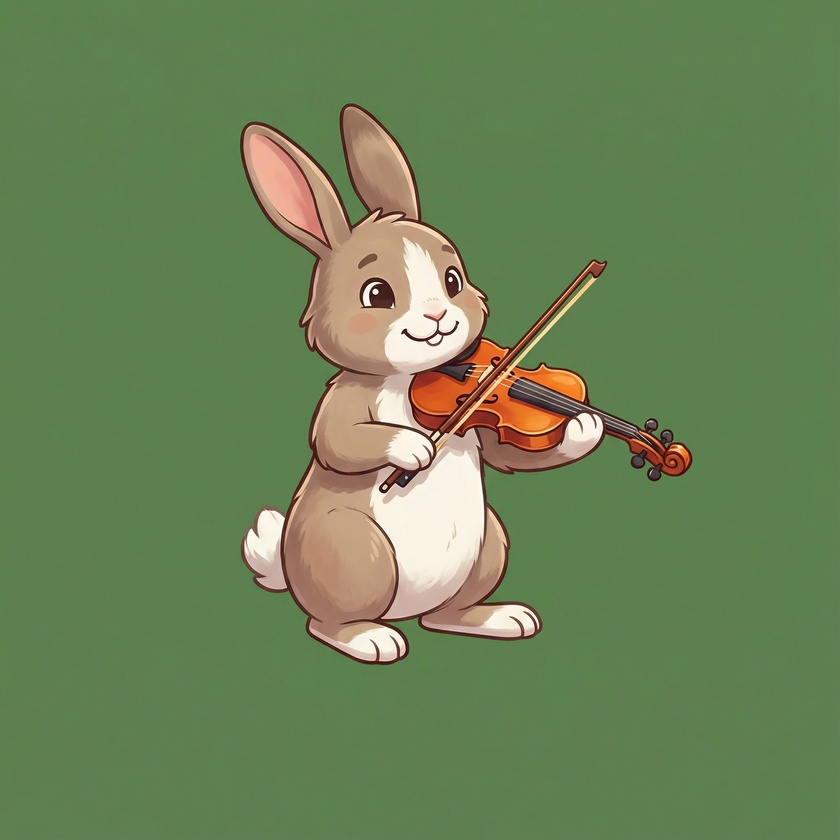
#> input picture Generated Image December 15, 2025 - 6_01AM.jpeg, 840 x 840 px, shrunk from 2048 x 2048 before the run, given in place of ge_kxjrvnkxjrvnkxjr-ea89c400-b3c3-4bd2-9f21-9a914455af89.png, which was not available
$ python extract_assets_v2.py
#> lines starting #> are read from the running program, lines starting #| are printed output that depends on the picture; after the words box and inside, x2 and y2 are one past the last pixel; in counts of white or black regions, pixels touching at a corner belong together; pictures that were not available may be replaced by others from this repository, and a replacement may not be noted

import cv2
import numpy as np
import os

image_path = "/Users/cnowlin/.cursor/projects/Users-cnowlin-Developer-Musically-Nowlin-Games/assets/Gemini_Generated_Image_kxjrvnkxjrvnkxjr-ea89c400-b3c3-4bd2-9f21-9a914455af89.png"
base_dir = "/Users/cnowlin/Developer/Musically-Nowlin-Games/client/src/assets/aoc"

# Load image
img = cv2.imread(image_path)
#> img is the input picture: shape (840, 840, 3); mean B, G, R 87, 131, 107.2
if img is None:
    print("Error loading image")
    exit(1)

# Background removal
bg_color = img[0, 0]
#> bg_color = [78, 131, 92]
lower_bound = np.maximum(bg_color - 20, 0)
#> lower_bound = [58, 111, 72]
upper_bound = np.minimum(bg_color + 20, 255)
#> upper_bound = [98, 151, 112]
mask = cv2.inRange(img, lower_bound, upper_bound)
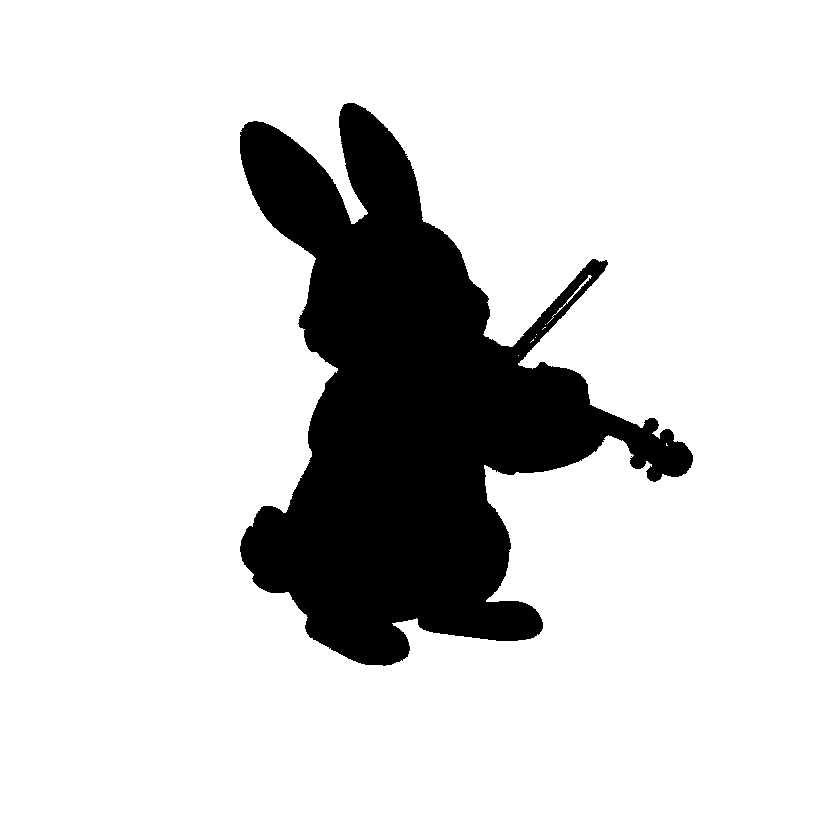
#> mask: shape (840, 840); 84% white; 1 black region, box (x1, y1, x2, y2) and area: (240, 103, 693, 666) 113171
alpha_mask = cv2.bitwise_not(mask)
kernel = np.ones((3,3), np.uint8)
alpha_mask = cv2.morphologyEx(alpha_mask, cv2.MORPH_OPEN, kernel)
#> alpha_mask: shape (840, 840); 16% white; 1 white region
b, g, r = cv2.split(img)
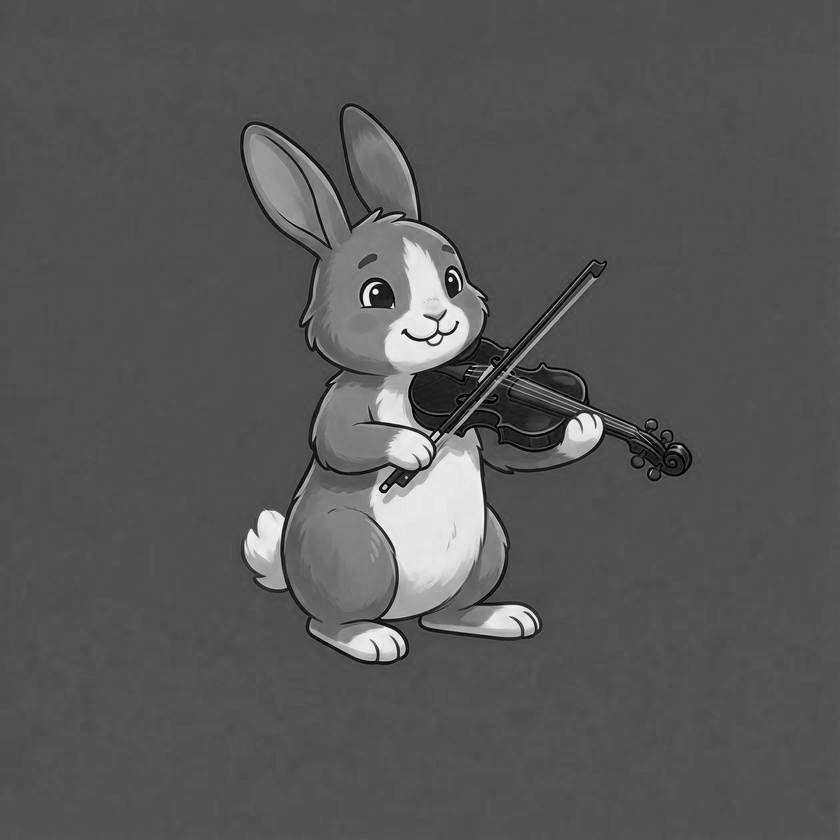
#> b: shape (840, 840); min 0, max 247, mean 87
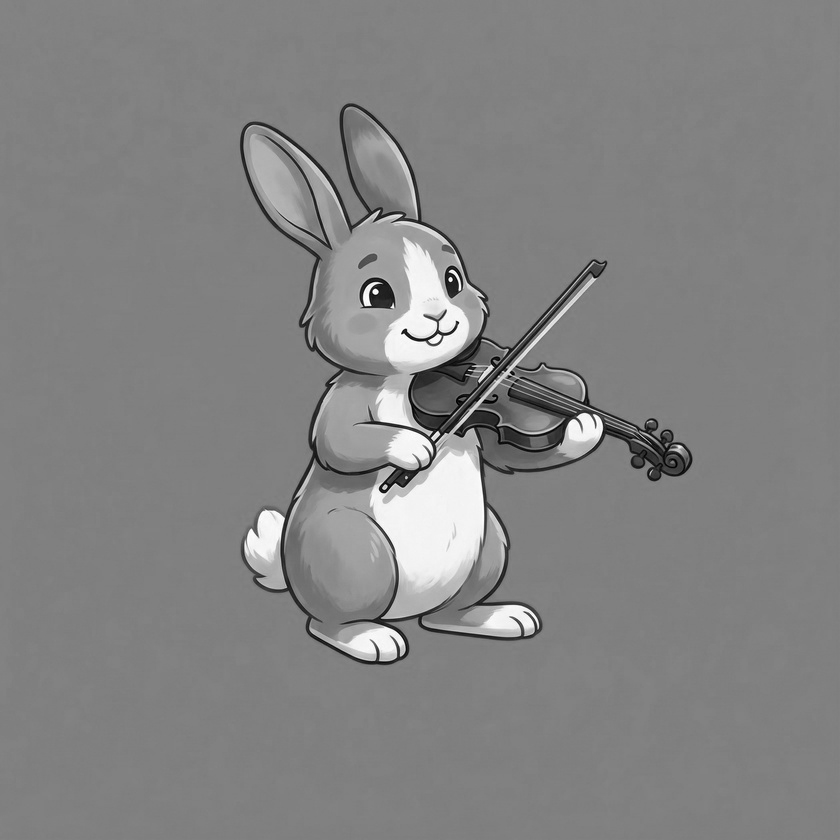
#> g: shape (840, 840); min 0, max 255, mean 131
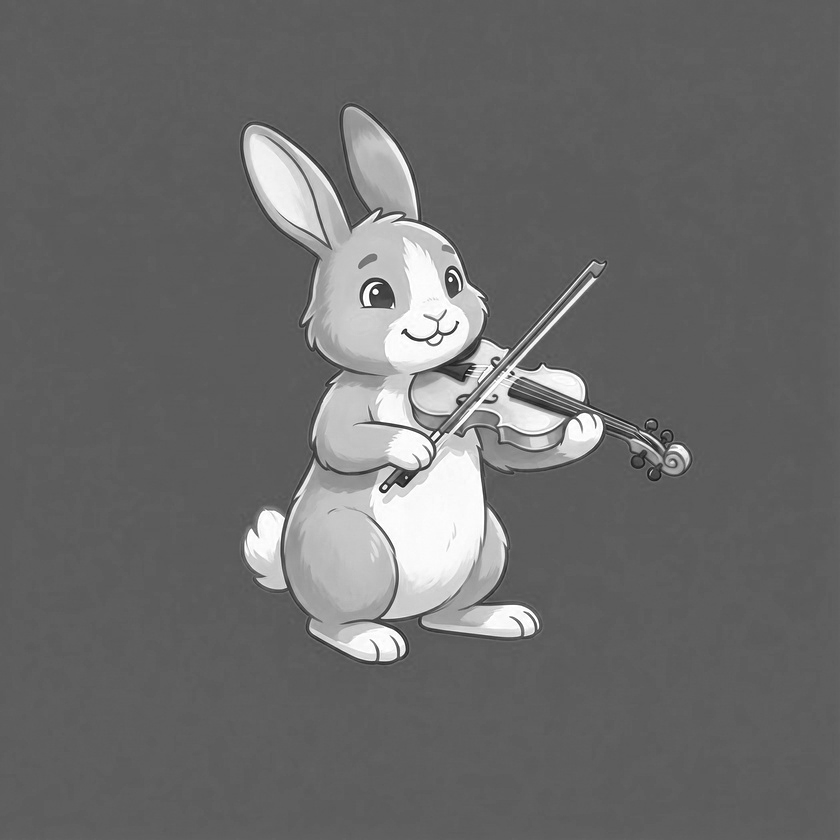
#> r: shape (840, 840); min 17, max 255, mean 107.2
rgba = cv2.merge([b, g, r, alpha_mask])

# Find contours
contours, _ = cv2.findContours(alpha_mask, cv2.RETR_EXTERNAL, cv2.CHAIN_APPROX_SIMPLE)
#> contours = 1 contour; box (x1, y1, x2, y2) and area: (240, 103, 693, 666) 112044
min_area = 500
valid_contours = [c for c in contours if cv2.contourArea(c) > min_area]
#> valid_contours has the same summary as contours
boxes = [cv2.boundingRect(c) for c in valid_contours]
#> boxes = [(240, 103, 453, 563)]
boxes.sort(key=lambda b: b[1]) # Sort by Y

# Robust row grouping
rows = []
current_row = []
if boxes:
    current_row_y = boxes[0][1]
#> current_row_y = 103
    current_row_h = boxes[0][3]
#> current_row_h = 563
    for box in boxes:
        x, y, w, h = box
        if y > current_row_y + current_row_h * 0.5:
            current_row.sort(key=lambda b: b[0])
            rows.append(current_row)
            current_row = [box]
            current_row_y = y
            current_row_h = h
        else:
            current_row.append(box)
            current_row_h = max(current_row_h, h)
#> this loop made 1 pass
#> (x, y, w, h, current_row_h) on pass 1: (240, 103, 453, 563, 563)
#> after the loop, current_row = [(240, 103, 453, 563)]; current_row_h = 563; current_row_y = 103; rows = []
    if current_row:
        current_row.sort(key=lambda b: b[0])
        rows.append(current_row)

def save_crop(box, rel_path):
    x, y, w, h = box
    crop = rgba[y:y+h, x:x+w]
    full_path = os.path.join(base_dir, rel_path)
    os.makedirs(os.path.dirname(full_path), exist_ok=True)
    cv2.imwrite(full_path, crop)
    print(f"Saved {rel_path}")

# Extract Assets based on identified structure

# Row 0: Chairs/Stands
if len(rows) > 0:
    r = rows[0]
#> r = [(240, 103, 453, 563)]
    items = [
        "seating/aoc_chair.png",
        "seating/aoc_chair_selected_overlay.png",
        "seating/aoc_chair_playing_overlay.png",
        "seating/aoc_music_stand.png",
        "seating/aoc_music_stand_highlight_overlay.png"
    ]
    for i, path in enumerate(items):
        if i < len(r): save_crop(r[i], path)
#> this loop made 5 passes
#> pass 1, in save_crop, `crop = rgba[y:y+h, x:x+w]`:
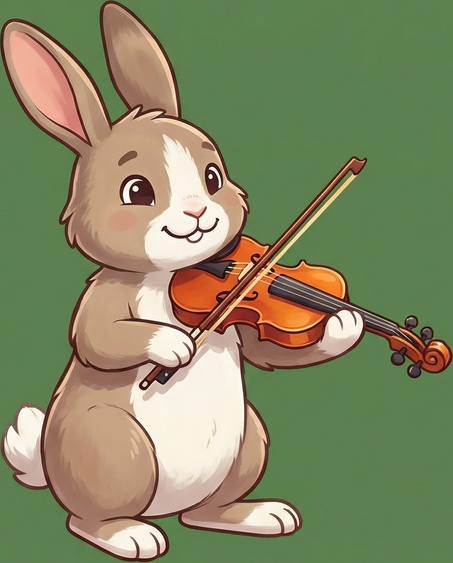
#> crop: shape (563, 453, 4); mean B, G, R, A 98.8, 135.6, 132, 113.1

# Row 2: Glows/Overlays
if len(rows) > 2:
    r = rows[2]
    items = [
        "overlays/aoc_glow_ring_sm.png",
        "overlays/aoc_glow_ring_md.png",
        "overlays/aoc_glow_ring_lg.png",
        "overlays/aoc_spotlight_pool.png",
        "overlays/aoc_disabled_haze_overlay.png"
    ]
    for i, path in enumerate(items):
        if i < len(r): save_crop(r[i], path)

# Row 4: Notes 1-4 + Guide 1
if len(rows) > 4:
    r = rows[4]
    notes = ["overlays/aoc_particle_note_1.png", "overlays/aoc_particle_note_2.png", "overlays/aoc_particle_note_3.png", "overlays/aoc_particle_note_4.png"]
    for i, path in enumerate(notes):
        if i < len(r): save_crop(r[i], path)
    if len(r) > 4:
        save_crop(r[4], "seating/aoc_seating_row_1.png")

# Row 6: Guide 2
if len(rows) > 6:
    r = rows[6]
    if len(r) > 4: # The guide is the 5th item (index 4)
        save_crop(r[4], "seating/aoc_seating_row_2.png")

# Row 7: Notes 5-8 + Guide 3 + Guide 4
if len(rows) > 7:
    r = rows[7]
    notes = ["overlays/aoc_particle_note_5.png", "overlays/aoc_particle_note_6.png", "overlays/aoc_particle_note_7.png", "overlays/aoc_particle_note_8.png"]
    for i, path in enumerate(notes):
        if i < len(r): save_crop(r[i], path)
    if len(r) > 4:
        save_crop(r[4], "seating/aoc_seating_row_3.png")
    if len(r) > 5:
        save_crop(r[5], "seating/aoc_seating_row_4.png")
